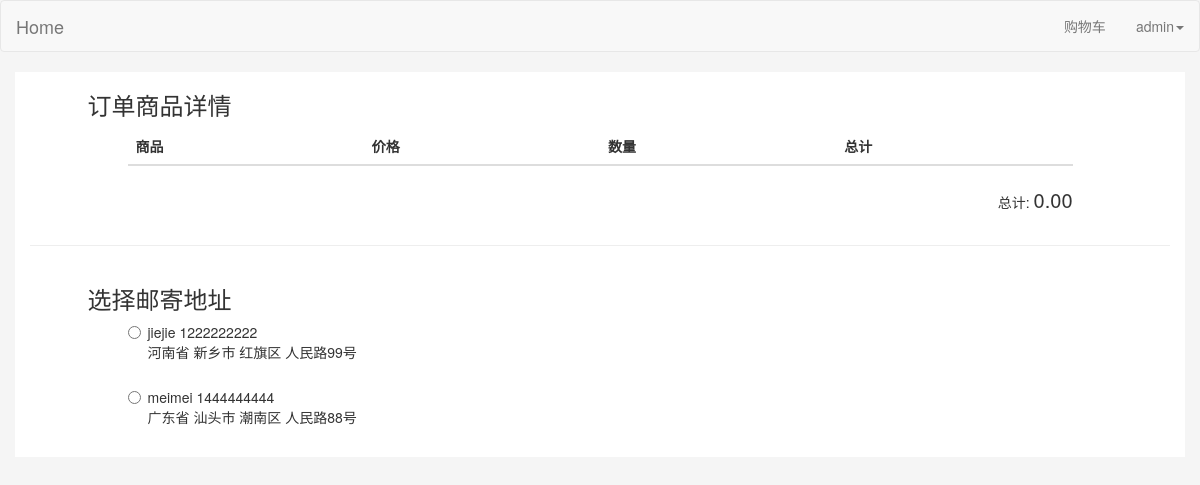
Screenshot of /checkout/ (signed in) with the database file from the repository.
### accounts/models.py (models this page shows, shortened)
class UserAddress(models.Model):
    user = models.ForeignKey(User)
    receiver_name = models.CharField(max_length=20, verbose_name='收货人姓名')
    receiver_phone = models.CharField(max_length=20, verbose_name='收货人电话')
    province = models.CharField(max_length=20, verbose_name='省份')
    city = models.CharField(max_length=20, verbose_name='城市')
    area = models.CharField(max_length=20, verbose_name='地区')
    detail_addr = models.TextField(verbose_name='详细地址')
    post_code = models.CharField(max_length=10, verbose_name='邮编')

### orders/views.py (the view)
# urls.py: url(r'^checkout/$', views.checkout, name='checkout'),
def checkout(request):
    if request.method == 'POST':
        pass
    cart_items = cart.get_cart_items(request)
    cart_subtotal = cart.cart_subtotal(request)
    address_list = UserAddress.objects.filter(user=request.user)
    return render(request, 'orders/checkout.html', locals())

### cart/cart.py (called while the page is built)
def _cart_id(request):
    if request.session.get(CART_ID_SESSION_KEY, '') == '':
        request.session[CART_ID_SESSION_KEY] = _generate_cart_id()
    return request.session[CART_ID_SESSION_KEY]

def _generate_cart_id():
    return str(uuid.uuid4())

def get_cart_items(request):
    return CartItem.objects.filter(cart_id=_cart_id(request))

def cart_subtotal(request):
    cart_total = decimal.Decimal('0.00')
    cart_items = get_cart_items(request)
    for cart_item in cart_items:
        cart_total += cart_item.product.discount_price * cart_item.quantity
    return cart_total

### templates/orders/checkout.html (shortened to what this page needs)
{% extends "base.html" %}
{% block page_content %}
<div class="container">
    <div class="row product-list">
    <div class="col-md-10" style="float: none;margin-left: auto; margin-right: auto;">
    	<h3 style="margin-left: -40px;">订单商品详情</h3>
    	<table class="table table-striped table-hover table-responsive">
			<thead>
				<tr>
					<th>商品</th>
					<th>价格</th>
					<th>数量</th>
					<th>总计</th>
				</tr>
			</thead>
		</table>
		<div>
			<p style="float:right; display:block">
				<span style="text-align:right">总计: </th>
				<span style="text-align:right; font-size:20px">{{ cart_subtotal }}</th>
			</p>
		</div>
		<div class="clearfix"></div>
    </div>
    </div>
    <hr />
    <div class="row address-list">
    <div class="col-md-10" style="float: none;margin-left: auto; margin-right: auto;">
    <form action="{% url 'create_order' %}" method="post" class="form">
    {% if address_list %}
    	<h3 style="margin-left: -40px;">选择邮寄地址</h3>
    	{% for address in address_list %}
    	<div class="radio" style="padding-bottom: 20px; ;">
	  	<label>
	    <input type="radio" name="address_id" value="{{ address.id }}">
	    	{{ address.receiver_name }} {{ address.receiver_phone }}<br/>
	    	{{ address.province }} {{ address.city }} {{ address.area }} {{ address.detail_addr }}
	  	</label>
		</div>
		{% endfor %}
    {% else %}
    <h3>您还没有创建收货地址，请<a href="{% url 'add_address' %}">点击此处</a>创建。</h3>
    {% endif %}
	</form>
    </div>
    </div>
</div>
{% endblock %}

### templates/base.html (shortened to what this page needs)
<!DOCTYPE html>
<html lang="en">
{% load static %}
{% load bootstrap3 %}
{% block head %}
<head>
    <link href="{% static 'css/bootstrap.min.css' %}" rel="stylesheet">
	<link rel="stylesheet" href="{% static 'css/common.css' %}" type="text/css" />
</head>
{% endblock %}
<body style="background-color:#f5f5f5">
    {% block navbar %}
    <div style="">
			<nav class="navbar navbar-default" role="navigation">
				<div class="navbar-header">
					<a class="navbar-brand" href="/">Home</a>
				</div>
				<div class="collapse navbar-collapse" id="bs-example-navbar-collapse-1">
					<ul class="nav navbar-nav navbar-right">
						<li>
							 <a href="{% url 'show_cart' %}">购物车</a>
						</li>
						{% if user.is_authenticated %}
						<li class="dropdown">
							 <a href="#" class="dropdown-toggle" data-toggle="dropdown">
							 {{ user.username }}<strong class="caret"></strong></a>
						</li>
						{% endif %}
					</ul>
				</div>
			</nav>
			</div>
    {% endblock %}
{% block content %}
{%block page_content %}{% endblock %}
{% endblock %}
</body>
</html>

### static/css/common.css (style rules this page uses)
.container { background-color: white; }

### rows the page displays
UserAddress: receiver_name "jiejie", receiver_phone "1222222222", province "河南省", city "新乡市", area "红旗区", detail_addr "人民路99号"
UserAddress: receiver_name "meimei", receiver_phone "1444444444", province "广东省", city "汕头市", area "潮南区", detail_addr "人民路88号"

### other values shown
{{ user.username }} "admin"
{{ cart_subtotal }} "0.00"
